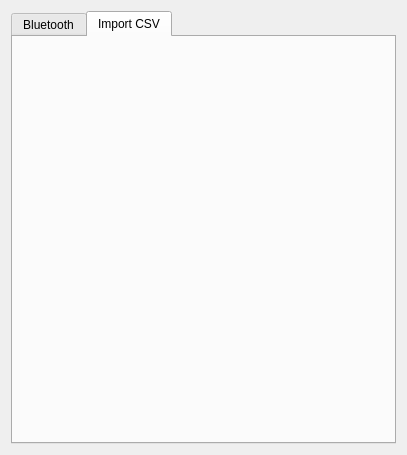
<?xml version="1.0" encoding="UTF-8"?>
<ui version="4.0">
 <class>vpWizardMindflex</class>
 <widget class="QDialog" name="vpWizardMindflex">
  <property name="geometry">
   <rect>
    <x>0</x>
    <y>0</y>
    <width>407</width>
    <height>455</height>
   </rect>
  </property>
  <property name="windowTitle">
   <string>Dialog</string>
  </property>
  <layout class="QVBoxLayout" name="verticalLayout">
   <item>
    <widget class="QTabWidget" name="tabWidget">
     <property name="currentIndex">
      <number>1</number>
     </property>
     <widget class="QWidget" name="tab_bt">
      <attribute name="title">
       <string>Bluetooth</string>
      </attribute>
      <layout class="QVBoxLayout" name="verticalLayout_2">
       <item>
        <layout class="QHBoxLayout" name="horizontalLayout_2">
         <item>
          <widget class="QPushButton" name="pushButton_2">
           <property name="text">
            <string>SCAN</string>
           </property>
          </widget>
         </item>
         <item>
          <widget class="QPushButton" name="pushButton">
           <property name="text">
            <string>PushButton</string>
           </property>
          </widget>
         </item>
        </layout>
       </item>
       <item>
        <widget class="QGroupBox" name="groupBox">
         <property name="title">
          <string>Modo</string>
         </property>
         <layout class="QHBoxLayout" name="horizontalLayout">
          <item>
           <widget class="QRadioButton" name="radioButton_3">
            <property name="text">
             <string>1200Baud</string>
            </property>
           </widget>
          </item>
          <item>
           <widget class="QRadioButton" name="radioButton">
            <property name="text">
             <string>9600Baud</string>
            </property>
           </widget>
          </item>
          <item>
           <widget class="QRadioButton" name="radioButton_2">
            <property name="text">
             <string>57.6+RAW</string>
            </property>
           </widget>
          </item>
         </layout>
        </widget>
       </item>
       <item>
        <widget class="QTableWidget" name="tableWidget"/>
       </item>
       <item>
        <widget class="QPushButton" name="pushButton_3">
         <property name="text">
          <string>Connect!</string>
         </property>
        </widget>
       </item>
      </layout>
     </widget>
     <widget class="QWidget" name="tab_csv">
      <attribute name="title">
       <string>Import CSV</string>
      </attribute>
      <layout class="QVBoxLayout" name="ly_file_explorer"/>
     </widget>
    </widget>
   </item>
  </layout>
 </widget>
 <resources/>
 <connections/>
</ui>
